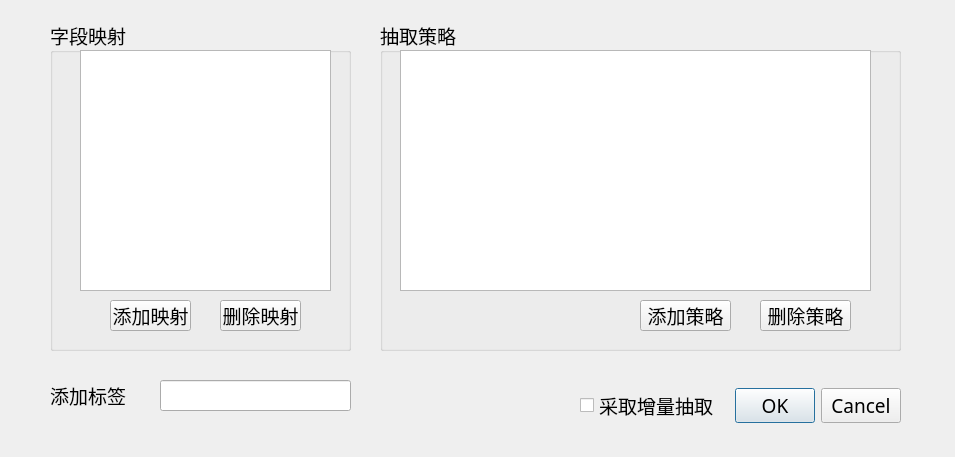
<?xml version="1.0" encoding="UTF-8"?>
<ui version="4.0">
 <class>Dialog</class>
 <widget class="QDialog" name="Dialog">
  <property name="geometry">
   <rect>
    <x>0</x>
    <y>0</y>
    <width>955</width>
    <height>457</height>
   </rect>
  </property>
  <property name="font">
   <font>
    <family>微软雅黑</family>
    <pointsize>14</pointsize>
   </font>
  </property>
  <property name="windowTitle">
   <string>Dialog</string>
  </property>
  <widget class="QGroupBox" name="groupBox">
   <property name="geometry">
    <rect>
     <x>50</x>
     <y>20</y>
     <width>301</width>
     <height>331</height>
    </rect>
   </property>
   <property name="title">
    <string>字段映射</string>
   </property>
   <widget class="QPushButton" name="pushButton">
    <property name="geometry">
     <rect>
      <x>60</x>
      <y>280</y>
      <width>81</width>
      <height>31</height>
     </rect>
    </property>
    <property name="text">
     <string>添加映射</string>
    </property>
   </widget>
   <widget class="QPushButton" name="pushButton_2">
    <property name="geometry">
     <rect>
      <x>170</x>
      <y>280</y>
      <width>81</width>
      <height>31</height>
     </rect>
    </property>
    <property name="text">
     <string>删除映射</string>
    </property>
   </widget>
   <widget class="QTableWidget" name="tableWidget">
    <property name="geometry">
     <rect>
      <x>30</x>
      <y>30</y>
      <width>251</width>
      <height>241</height>
     </rect>
    </property>
   </widget>
  </widget>
  <widget class="QDialogButtonBox" name="buttonBox">
   <property name="geometry">
    <rect>
     <x>700</x>
     <y>370</y>
     <width>201</width>
     <height>71</height>
    </rect>
   </property>
   <property name="standardButtons">
    <set>QDialogButtonBox::Cancel|QDialogButtonBox::Ok</set>
   </property>
  </widget>
  <widget class="QGroupBox" name="groupBox_2">
   <property name="geometry">
    <rect>
     <x>380</x>
     <y>20</y>
     <width>521</width>
     <height>331</height>
    </rect>
   </property>
   <property name="title">
    <string>抽取策略</string>
   </property>
   <widget class="QTableWidget" name="tableWidget_2">
    <property name="geometry">
     <rect>
      <x>20</x>
      <y>30</y>
      <width>471</width>
      <height>241</height>
     </rect>
    </property>
   </widget>
   <widget class="QPushButton" name="pushButton_3">
    <property name="geometry">
     <rect>
      <x>260</x>
      <y>280</y>
      <width>91</width>
      <height>31</height>
     </rect>
    </property>
    <property name="text">
     <string>添加策略</string>
    </property>
   </widget>
   <widget class="QPushButton" name="pushButton_4">
    <property name="geometry">
     <rect>
      <x>380</x>
      <y>280</y>
      <width>91</width>
      <height>31</height>
     </rect>
    </property>
    <property name="text">
     <string>删除策略</string>
    </property>
   </widget>
  </widget>
  <widget class="QCheckBox" name="checkBox">
   <property name="geometry">
    <rect>
     <x>580</x>
     <y>390</y>
     <width>151</width>
     <height>31</height>
    </rect>
   </property>
   <property name="text">
    <string>采取增量抽取</string>
   </property>
  </widget>
  <widget class="QLineEdit" name="lineEdit">
   <property name="geometry">
    <rect>
     <x>160</x>
     <y>380</y>
     <width>191</width>
     <height>31</height>
    </rect>
   </property>
  </widget>
  <widget class="QLabel" name="label">
   <property name="geometry">
    <rect>
     <x>50</x>
     <y>380</y>
     <width>101</width>
     <height>31</height>
    </rect>
   </property>
   <property name="text">
    <string>添加标签</string>
   </property>
  </widget>
 </widget>
 <resources/>
 <connections/>
</ui>
